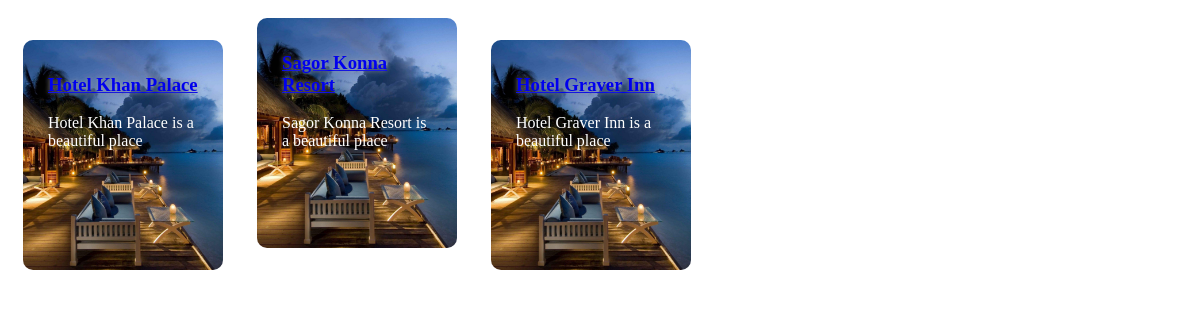
The app's page /user/kuakata/ with its own data.
### user/models.py (models this page shows, shortened)
class Hotels(models.Model):
    big_city_name = models.CharField(max_length=100)
    name = models.CharField(max_length=100)
    email = models.EmailField(max_length=254)
    phone = models.CharField(max_length=100)
    location = models.CharField(max_length=100)
    meals = models.TextField(max_length=300)
    review = models.TextField(max_length=300)

### user/views.py (the view)
# urls.py: path("kuakata/", views.kuakata, name="user-kuakata"),
def kuakata(request):
    data = Hotels.objects.all()
    return render(request, 'user/Kuakata.html', {'hotel' : data})

### user/templates/user/Kuakata.html
{% load static %}
{% for i in hotel %}
    {% if i.big_city_name == 'Kuakata' %}
    <link rel="stylesheet" href="{%static 'app1/Hotelcard.css' %}">
    <div class="card card1">
           <h3><a href="{% url 'user-kuakata_sub' i.id %}">{{i.name}}</a></h3>
           <p>{{i.name}} is a beautiful place</p>
       </div>
    {% endif %}
{% endfor %}

### app1/static/app1/Hotelcard.css (style rules this page uses)
.card { width: 200px; height: 230px; display: inline-block; border-radius: 10px; padding: 15px 25px; box-sizing: border-box; cursor: pointer; margin: 10px 15px; background-image: url('images/Hotel.jpg'); background-position: center; background-size: cover; transition: transform 0.5s; }
h3 { color: #ffff; text-shadow: 0 0 5px #999; }
p { color:#ffff; }

### records on screen
Hotels: name "Hotel Khan Palace"
Hotels: name "Sagor Konna Resort"
Hotels: name "Hotel Graver Inn"
